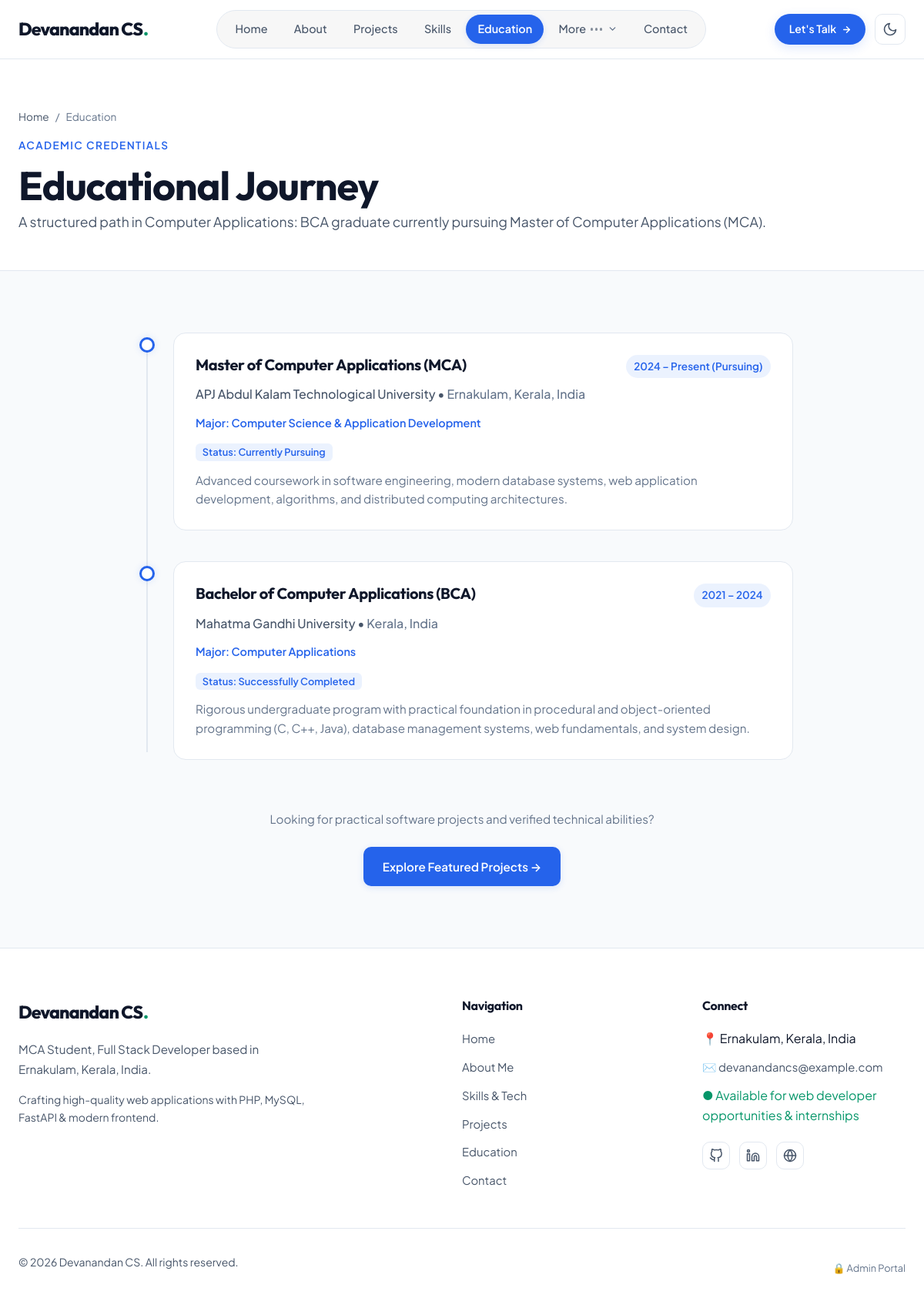
The page /education.php on the database its author committed.
### tables this page shows
CREATE TABLE IF NOT EXISTS `profile` (
    `id` INT UNSIGNED AUTO_INCREMENT PRIMARY KEY,
    `full_name` VARCHAR(100) NOT NULL DEFAULT 'Devanandan CS',
    `displayed_name` VARCHAR(100) NOT NULL DEFAULT 'Devanandan CS',
    `professional_title` VARCHAR(150) NOT NULL DEFAULT 'MCA Student, Full Stack Developer',
    `tagline` VARCHAR(255) NOT NULL,
    `bio` TEXT NOT NULL,
    `location` VARCHAR(150) NOT NULL DEFAULT 'Ernakulam, Kerala, India',
    `email` VARCHAR(120) NOT NULL DEFAULT 'devanandancs@example.com',
    `phone` VARCHAR(30) DEFAULT NULL,
    `career_goal` VARCHAR(255) NOT NULL DEFAULT 'Become a web developer',
    `availability_status` VARCHAR(100) NOT NULL DEFAULT 'Available for opportunities',
    `profile_photo` VARCHAR(255) DEFAULT NULL,
    `resume_file` VARCHAR(255) DEFAULT NULL,
    `github_url` VARCHAR(255) DEFAULT 'https://github.com',
    `linkedin_url` VARCHAR(255) DEFAULT 'https://linkedin.com',
    `updated_at` TIMESTAMP DEFAULT CURRENT_TIMESTAMP ON UPDATE CURRENT_TIMESTAMP
);

CREATE TABLE IF NOT EXISTS `education` (
    `id` INT UNSIGNED AUTO_INCREMENT PRIMARY KEY,
    `degree` VARCHAR(120) NOT NULL,
    `field_of_study` VARCHAR(150) NOT NULL,
    `institution` VARCHAR(200) NOT NULL,
    `location` VARCHAR(150) DEFAULT 'Kerala, India',
    `start_year` VARCHAR(20) NOT NULL,
    `end_year` VARCHAR(20) NOT NULL,
    `is_current` TINYINT(1) NOT NULL DEFAULT 0,
    `grade` VARCHAR(50) DEFAULT NULL,
    `description` TEXT DEFAULT NULL,
    `display_order` INT NOT NULL DEFAULT 0,
    `created_at` TIMESTAMP DEFAULT CURRENT_TIMESTAMP,
    INDEX `idx_education_order` (`display_order`)
);

CREATE TABLE IF NOT EXISTS `social_links` (
    `id` INT UNSIGNED AUTO_INCREMENT PRIMARY KEY,
    `platform` VARCHAR(60) NOT NULL,
    `url` VARCHAR(255) NOT NULL,
    `icon` VARCHAR(60) NOT NULL,
    `display_order` INT NOT NULL DEFAULT 0,
    `is_active` TINYINT(1) NOT NULL DEFAULT 1,
    `created_at` TIMESTAMP DEFAULT CURRENT_TIMESTAMP,
    INDEX `idx_social_order` (`display_order`)
);

### education.php (the view, shortened to what the rows shown need)
<?php
require_once __DIR__ . '/includes/header.php';
$db = get_db();
$educationList = [];
try {
    $stmt = $db->query("SELECT * FROM education ORDER BY display_order ASC, start_year DESC");
    $educationList = $stmt->fetchAll();
} catch (Exception $e) {}
?>
<header class="page-hero">
    <div class="container">
        <h1>Educational Journey</h1>
    </div>
</header>
<section class="section">
    <div class="container">
        <div class="timeline">
            <?php foreach ($educationList as $edu): ?>
                <div class="timeline-item">
                    <div class="timeline-marker"></div>
                    <div class="timeline-card">
                        <div class="timeline-header">
                            <h2 class="timeline-title"><?= e($edu['degree']) ?></h2>
                            <span class="timeline-period">
                                <?= e($edu['start_year']) ?> – <?= $edu['is_current'] ? 'Present (Pursuing)' : e($edu['end_year']) ?>
                            </span>
                        </div>
                        <div class="timeline-institution">
                            <?= e($edu['institution']) ?> • <span style="color: var(--text-muted);"><?= e($edu['location']) ?></span>
                        </div>
                        <?php if (!empty($edu['field_of_study'])): ?>
                            <div style="font-size: 0.9rem; color: var(--accent-primary); font-weight: 600; margin-bottom: 0.75rem;">
                                Major: <?= e($edu['field_of_study']) ?>
                            </div>
                        <?php endif; ?>
                        <?php if (!empty($edu['grade'])): ?>
                            <div style="margin-bottom: 0.75rem;">
                                <span style="font-size: 0.8rem; background-color: rgba(59, 130, 246, 0.1); color: var(--accent-primary); padding: 0.2rem 0.55rem; border-radius: var(--radius-sm); font-weight: 600;">
                                    Status: <?= e($edu['grade']) ?>
                                </span>
                            </div>
                        <?php endif; ?>
                        <?php if (!empty($edu['description'])): ?>
                            <div class="timeline-description">
                                <?= nl2br(e($edu['description'])) ?>
                            </div>
                        <?php endif; ?>
                    </div>
                </div>
            <?php endforeach; ?>
        </div>
    </div>
</section>
<?php include __DIR__ . '/includes/footer.php'; ?>

### includes/navbar.php (shortened to what the rows shown need)
<?php
$profile = get_profile();
$displayedName = !empty($profile['displayed_name']) ? $profile['displayed_name'] : (!empty($profile['full_name']) ? $profile['full_name'] : 'Portfolio');
?>
<header class="site-header" id="site-header">
    <div class="container">
        <nav class="navbar" aria-label="Main Portfolio Navigation">
            <a href="<?= url('') ?>" class="nav-brand" aria-label="<?= e($displayedName) ?> Home">
                <span class="brand-monogram"><?= e($displayedName) ?><span class="brand-accent-dot">.</span></span>
            </a>
        </nav>
    </div>
</header>

### includes/footer.php (shortened to what the rows shown need)
<?php
$profile = get_profile();
$displayedName = !empty($profile['displayed_name']) ? $profile['displayed_name'] : (!empty($profile['full_name']) ? $profile['full_name'] : 'Portfolio');
$footerTagline = get_setting('footer_tagline', 'Crafting high-quality web applications with PHP, MySQL, FastAPI & modern frontend.');
$rawCopyright = get_setting('footer_copyright', '© ' . date('Y') . ' ' . $displayedName . '. All rights reserved.');
$footerCopyright = str_ireplace('Devanandan CS', $displayedName, $rawCopyright);
$socialLinks = [];
try {
    $db = get_db();
    $stmt = $db->query("SELECT * FROM social_links WHERE is_active = 1 ORDER BY display_order ASC");
    $socialLinks = $stmt->fetchAll();
} catch (Exception $e) {
}
?>
    </main>
    <footer class="site-footer" id="site-footer">
        <div class="container">
            <div class="footer-grid">
                <div class="footer-col footer-col-brand">
                    <a href="<?= url('') ?>" class="nav-brand" aria-label="<?= e($displayedName) ?> Home">
                        <span class="brand-monogram"><?= e($displayedName) ?><span class="brand-accent-dot">.</span></span>
                    </a>
                    <p class="footer-brand-bio">
                        <?= e($profile['professional_title'] ?? 'MCA Student, Full Stack Developer') ?> based in <?= e($profile['location'] ?? 'Ernakulam, Kerala, India') ?>.
                    </p>
                    <p class="footer-brand-bio" style="margin-top: 0.5rem; font-size: 0.875rem;">
                        <?= e($footerTagline) ?>
                    </p>
                </div>
                <div class="footer-col">
                    <ul class="footer-links">
                        <li><span>📍 <?= e($profile['location'] ?? 'Ernakulam, Kerala, India') ?></span></li>
                        <li><a href="mailto:<?= e($profile['email'] ?? 'devanandancs@example.com') ?>">✉️ <?= e($profile['email'] ?? 'devanandancs@example.com') ?></a></li>
                        <li><span style="color: var(--accent-emerald);">● <?= e($profile['availability_status'] ?? 'Available for opportunities') ?></span></li>
                    </ul>
                    <?php if (!empty($socialLinks)): ?>
                        <div class="social-pills" style="margin-top: 1.25rem;">
                            <?php foreach ($socialLinks as $link): ?>
                                <a href="<?= e($link['url']) ?>" target="_blank" rel="noopener noreferrer" class="social-pill" title="<?= e($link['platform']) ?>">
                                </a>
                            <?php endforeach; ?>
                        </div>
                    <?php endif; ?>
                </div>
            </div>
            <div class="footer-bottom">
                <p><?= e($footerCopyright) ?></p>
                <div class="footer-admin-link">
                    <a href="<?= url('admin/login.php') ?>" style="color: var(--text-muted); font-size: 0.8rem;">🔒 Admin Portal</a>
                </div>
            </div>
        </div>
    </footer>
</body>
</html>

### rows shown on the page
profile: displayed_name "Devanandan CS", professional_title "MCA Student, Full Stack Developer", location "Ernakulam, Kerala, India", email "devanandancs@example.com", availability_status "Available for web developer opportunities & internships", displayed_name "© 2026 Devanandan CS. All rights reserved."
education: degree "Master of Computer Applications (MCA)", start_year "2024", is_current "Present (Pursuing)", institution "APJ Abdul Kalam Technological University", location "Ernakulam, Kerala, India", field_of_study "Computer Science & Application Development", grade "Currently Pursuing", description "Advanced coursework in software engineering, modern database systems, web application development, algorithms, and distributed computing architectures."
education: degree "Bachelor of Computer Applications (BCA)", start_year "2021", end_year "2024", institution "Mahatma Gandhi University", location "Kerala, India", field_of_study "Computer Applications", grade "Successfully Completed", description "Rigorous undergraduate program with practical foundation in procedural and object-oriented programming (C, C++, Java), database management systems, web fundamentals, and system design."
social_links: platform "GitHub" (drawn)
social_links: platform "LinkedIn" (drawn)
social_links: platform "Email" (drawn)

### other values the page prints
$footerTagline "Crafting high-quality web applications with PHP, MySQL, FastAPI & modern frontend."
